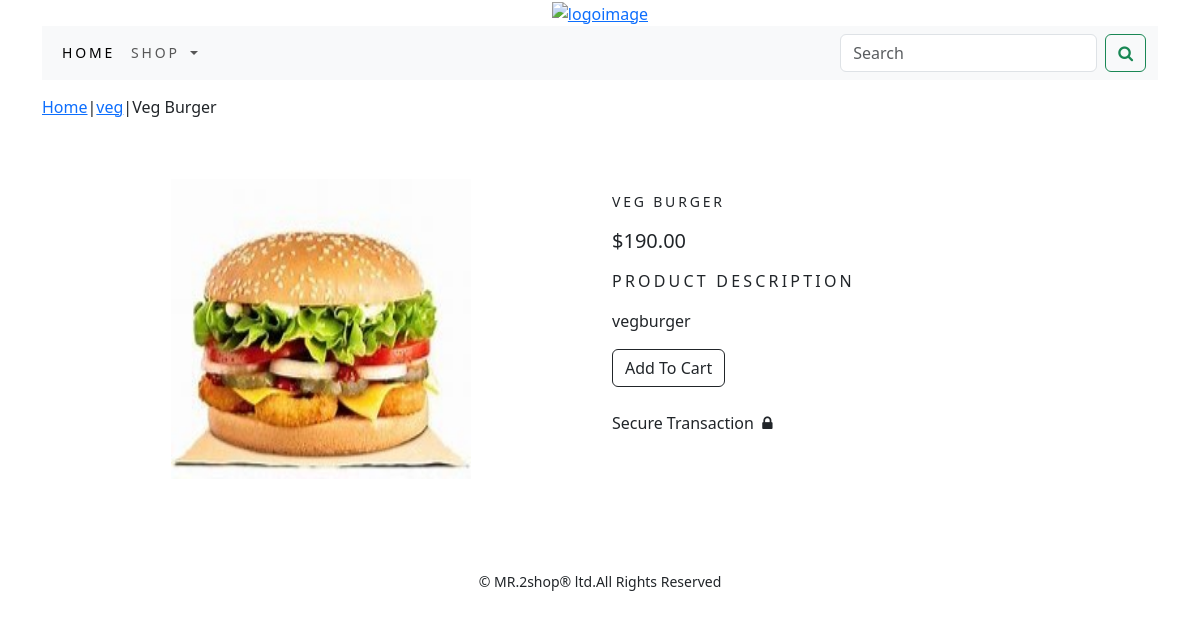
/shop/veg/veg-burger/, run on the app's committed database.
### shop/models.py (models this page shows, shortened)
class Product(models.Model):
    name=models.CharField(max_length=250,unique=True)
    slug=models.SlugField(max_length=250,unique=True)
    description=models.TextField(blank=True)
    price=models.DecimalField(max_digits=10,decimal_places=2)
    category=models.ForeignKey(Category,on_delete=models.CASCADE)
    image=models.ImageField(upload_to='product',blank=True)
    stock=models.IntegerField()
    available=models.BooleanField(default=True)
    created=models.DateTimeField(auto_now_add=True)
    updated=models.DateTimeField(auto_now=True)
    class Meta:
        ordering = ('name',)
        verbose_name = 'product'
        verbose_name_plural = 'products'

class Category(models.Model):
    name=models.CharField(max_length=250,unique=True)
    slug=models.SlugField(max_length=250,unique=True)
    description=models.TextField(blank=True)
    image=models.ImageField(upload_to='category',blank=True)
    class Meta:
        ordering=('name',)
        verbose_name='category'
        verbose_name_plural='categories'
    def get_url(self):
        return reverse('shop:products_by_category', args=[self.slug])
    def __str__(self):
        return '{}'.format(self.name)

### shop/views.py (the view)
# urls.py: path('shop/<slug:c_slug>/<slug:product_slug>/',views.prodetail,name='product_Detail'),
def prodetail(request,c_slug,product_slug):
    try:
        product=Product.objects.get(category__slug=c_slug,slug=product_slug)
    except Exception as e:
        raise e
    return  render(request,'product.html',{'product':product})

### cart/context_processors.py (called while the page is built)
def counter(request):
    item_count=0
    if 'admin' in request.path:
        return {}
    else:
        try:
            cart=Cart.objects.filter(cart_id=_cart_id(request))
            car_items=CartItem.objects.all().filter(cart=cart[:1])
            for cat_item in car_items:
                item_count += cat_item.quantity
        except Cart.DoesNotExist:
            item_count=0
    return dict(item_count=item_count)

### cart/views.py (called while the page is built)
def _cart_id(request):
    cart=request.session.session_key
    if not cart:
        cart=request.session.create()
    return cart

### shop/context_processors.py (called while the page is built)
def menu_links(request):
    links=Category.objects.all()
    return dict(links=links)

### templates/product.html (shortened to what this page needs)
{% extends 'base.html' %}
{% load static %}
{% block content %}
<div class="my_prod_row_class">
    <div class="mx_auto">
        <p><a href="{% url 'shop:allprodcat' %}">Home</a>|<a href="{{product.category.get_url}}">{{product.category}}</a>|{{product.name}}</p>
    </div>
</div>
<div class="container">
<br>
<div class="row">
    <div class="col-12 col-sm-12 col-md-12 col-lg-6 text-center">
        <div style="min-width:18rem;">
            <img src="{{product.image.url}}" alt="{{product.name}}" width="300" height="300">
        </div>
    </div>
        <div class="col-12 col-sm-12 col-md-12 col-lg-6">
            <div>
           <h1 class="my_prod_title">{{product.name}}</h1>
            <h5><p>${{product.price}}</p></h5>
            <p class="my_title">Product Description</p>
            <p class="text-justify my_prod_text">{{product.description}}</p>
            {% if product.stock  <= 0 %}
            <p class="text-justify my_prod_text"><b>Out Of Stock</b></p>
            {% else %}
            <a class='btn btn-outline-dark' href="{% url 'cart:add_cart' product.id %}">Add To Cart</a><br><br>
                Secure Transaction &nbsp;<i class="fa fa-lock"></i>
            {% endif %}
            </div>
        </div>
        </div>
    </div>
</div>
<br>
<br>
<br>
{% endblock %}

### static/css/custom.css (style rules this page uses)
.my_title { font-size:16px; text-transform:uppercase; letter-spacing:.2em; }
.my_prod_row_class { padding-top:15px; padding-bottom:20px; }
.my_prod_title { font-size:14px; text-transform:uppercase; letter-spacing:.2em; padding-top:15px; padding-bottom:10px; }
.my_prod_text { padding-right:20px; }

### data on the page
Product: category "veg", name "Veg Burger", image (picture), name "VEG BURGER", price "190.00", description "vegburger"
